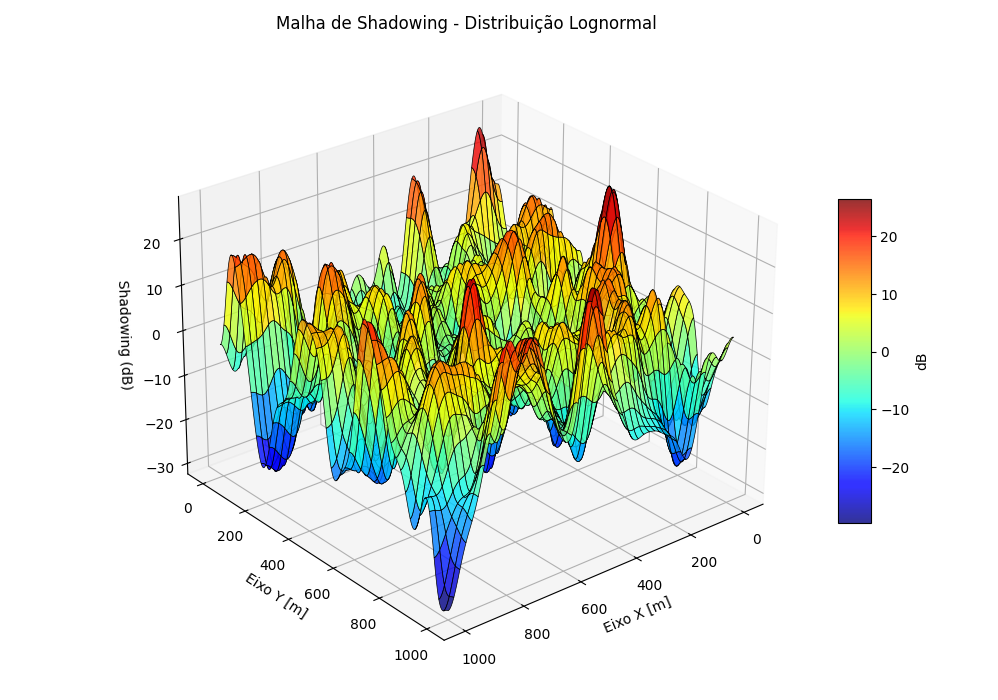

The Python source for this figure:
import numpy as np
import matplotlib.pyplot as plt
from scipy.ndimage import gaussian_filter

# Parâmetros da malha
tamanho_area = 1000  # metros
passo = 1            # metro
d_cor = 35           # Distância de decorrelação em metros

# Parâmetros da distribuição Normal X (antes da exponencial)
mu_X = 0           # Média 
sigma_X = 2        # Desvio padrão

# gerar a matriz base de variáveis normais X ~ N(mu_X, sigma_X)
n_pontos = int(tamanho_area / passo)
ruido_normal = np.random.normal(mu_X, sigma_X, (n_pontos, n_pontos))

# aplicar a correlação espacial (filtro gaussiano)
filtro_sigma = d_cor / (np.sqrt(2) * passo)
X_correlacionado = gaussian_filter(ruido_normal, sigma=filtro_sigma)

# como o filtro altera a média e a variância do sinal, precisamos re-normalizar para garantir que os parâmetros mu_X e sigma_X se mantenham
X_correlacionado = (X_correlacionado - np.mean(X_correlacionado)) / np.std(X_correlacionado)
X_correlacionado = (X_correlacionado * sigma_X) + mu_X

# aplicar a transformação Lognormal ( x = exp(X) )
x_lognormal = np.exp(X_correlacionado)

# converter para dB para a plotagem
shadowing_db = 10 * np.log10(x_lognormal)

# --- Visualização (gráfico) ---
x = np.arange(0, tamanho_area, passo)
y = np.arange(0, tamanho_area, passo)
X_grid, Y_grid = np.meshgrid(x, y)

fig = plt.figure(figsize=(10, 7))
ax = fig.add_subplot(111, projection='3d')

# Plotando a malha
surf = ax.plot_surface(X_grid, Y_grid, shadowing_db, cmap='jet', edgecolor='k', linewidth=0.5, alpha=0.8)

ax.set_title('Malha de Shadowing - Distribuição Lognormal')
ax.set_xlabel('Eixo X [m]')
ax.set_ylabel('Eixo Y [m]')
ax.set_zlabel('Shadowing (dB)')
fig.colorbar(surf, ax=ax, shrink=0.5, aspect=10, label='dB')
plt.tight_layout()
plt.show()
